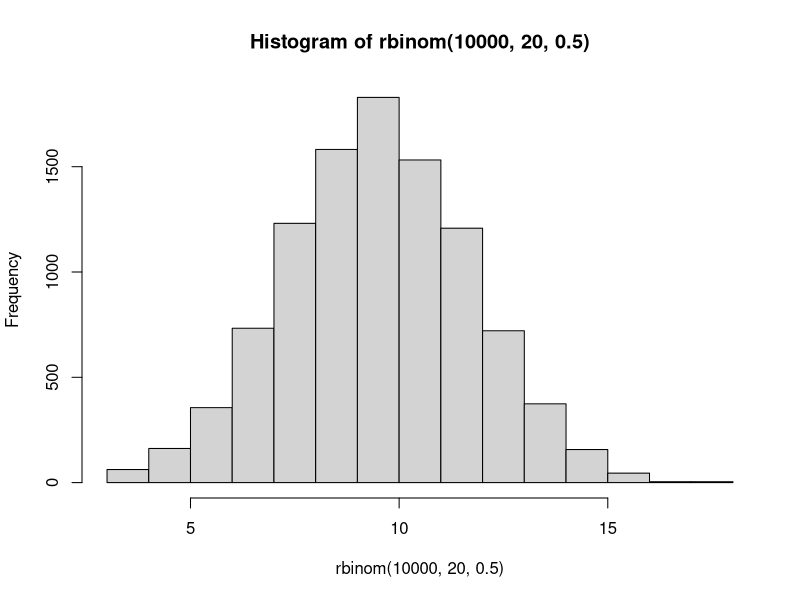

The R script that drew this image: (Note: this script raises an error after producing the figure.)
# sanbox script for testing code before it's added to the markdown document

library(dplyr)
library(corrplot)
library(Hmisc)
library(tidyr)

hist(rbinom(10000, 20, 0.5))

# get sample
set.seed(5431)
beer_sample <- beer[sample(1:nrow(beer),200000, replace = FALSE),]


beer_sample %>%
    select(everything()) %>%
    summarise_all(funs(sum(is.na(.))))


beer_corr_full_pe <- 
    beer %>%
    dplyr::select(review_overall, review_aroma, review_taste, review_appearance, review_palate) %>%
    cor(method = "pearson")

beer_corr_full_sp <- 
    beer %>%
    dplyr::select(review_overall, review_aroma, review_taste, review_appearance, review_palate) %>%
    cor(method = "spearman")


    
corrplot(beer_corr_full_sp, method="number", type = "upper",tl.cex = 0.75,
         mar=c(0,0,2,0), title = "Spearman rank-order correlation") 

corrplot(beer_corr_full, method="number", type = "upper",tl.cex = 0.75,
         mar=c(0,0,2,0), title = "Pearson correlation") 


plotHistograms <- function(varList, inputData, numCols=2) {
    gather(data=inputData, varList, key = "var", value = "value") %>%
        ggplot(aes(x=value)) +
        geom_histogram(fill="#2b8cbe") +
        facet_wrap(~ var, scales = "free", ncol = numCols) +
        theme(legend.position = "none")
}

num_list <- c("review_overall", "review_aroma", "review_taste", "review_appearance", "review_palate")
plotHistograms(num_list, beer)



hist(rbinom(10000, 20, 0.5))
